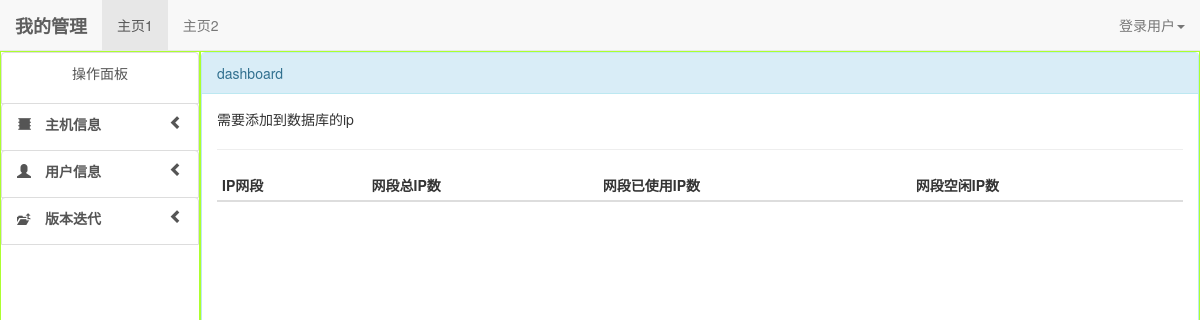
/hostinfo/, run on an earlier commit of the app's database.
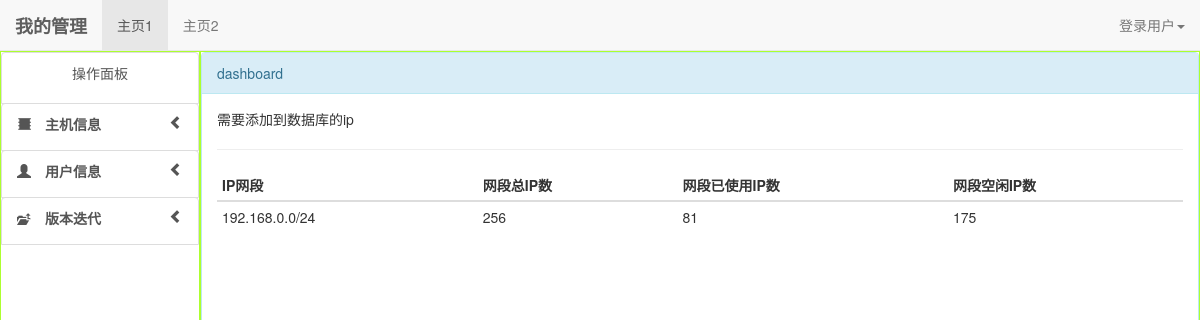
And on a later commit of the database.
### hostinfo/models.py (models this page shows)
class Ipnet(models.Model):
    ipnet=models.CharField(max_length=48,primary_key=True,db_index=True,verbose_name="IP网段")
    ip_all_num=models.IntegerField(verbose_name="网段ip总数量")
    ip_used_num=models.IntegerField(verbose_name="网段已用ip数量")
    ip_free_num=models.IntegerField(verbose_name="网段可用ip数量")

### hostinfo/views.py (the view)
def Dasboard(req):
    from get_notin_database_ip import diff_ip
    res=diff_ip()
    try:
        obj=models.Ipnet.objects.all()
    except Exception as e:
        print(e)
    return render(req,'dashboard.html',{'pre_add_ip':res,'ipnet':obj})

### templates/dashboard.html (shortened to what this page needs)
{% extends 'dh.html' %}
{% block kuozhan %}
<div class="panel panel-info" style="height: 97%;">
    <div class="panel-heading">dashboard</div>
    <div class="panel-body">
        <p>需要添加到数据库的ip{{ pre_add_ip }}</p><hr>
        <table class="table table-hover table-responsive table-condensed">
            <thead class="text-center"><tr><th>IP网段</th><th>网段总IP数</th><th>网段已使用IP数</th><th>网段空闲IP数</th></tr></thead>
            <tbody>
                {% for obj in ipnet %}
                <tr>
                    <td>{{ obj.ipnet }}</td>
                    <td>{{ obj.ip_all_num }}</td>
                    <td>{{ obj.ip_used_num }}</td>
                    <td>{{ obj.ip_free_num }}</td>
                </tr>
                {% endfor %}
            </tbody>
        </table>
    </div>
</div>
{% endblock %}

### templates/dh.html (shortened to what this page needs)
<!DOCTYPE html>
<html lang="en">
<head>
    <link href="/static/css/bootstrap.min.css" rel="stylesheet" type="text/css"/>
</head>
<body>
<nav class="navbar navbar-default navbar-fixed-top" >
  <div class="container-fluid">
    <div class="navbar-header">
      <a class="navbar-brand" href="#"><b>我的管理</b></a>
    </div>
    <div>
      <ul class="nav navbar-nav" id="nav">
        <li class="active"><a href="#">主页1</a></li>
        <li><a href="#">主页2</a></li>
      </ul>
      <ul class="nav navbar-nav navbar-right">
        <li class="dropdown">
          <a href="#" class="dropdown-toggle" data-toggle="dropdown" role="button" aria-haspopup="true" aria-expanded="false">登录用户<span class="caret"></span></a>
        </li>
      </ul>
    </div>
  </div>
</nav>
<div class="row container-fluid" style="margin-top: 51px;height: 94%;">
    <div class="col-md-2" style="border: solid 1px greenyellow;margin: 0;padding: 0; height: 100%;overflow:auto;">
        <div class="list-group">
            <button class="list-group-item">
                <p class="text-center">操作面板</p>
            </button>
            <div class="m1" id="m1-1">
                <button class="list-group-item" ><p class="glyphicon glyphicon-oil">&nbsp;</p><b>主机信息</b><span class="glyphicon glyphicon-chevron-left pull-right"></span></button>
            </div>
            <div class="m1" id="m1-2">
                <button class="list-group-item"><p class="glyphicon glyphicon-user">&nbsp;</p><b>用户信息</b><span class="glyphicon glyphicon-chevron-left pull-right"></span></button>
            </div>
            <div class="m1" id="m1-3">
                <button class="list-group-item"><p class="glyphicon glyphicon-level-up">&nbsp;</p><b>版本迭代</b><span class="glyphicon glyphicon-chevron-left pull-right"></span></button>
            </div>
        </div>
    </div>
    <div class="col-md-10" style="border: solid 1px greenyellow;margin: 0;padding: 0;height: 100%;overflow:auto;">
        {% block kuozhan %}{% endblock %}
    </div>
</div>
</body>
</html>

### templates/dh.html (style rules this page uses)
html,body { height:100%;overflow: hidden; }

What changed in the data, as far as the page shows it:
added Ipnet: ipnet "192.168.0.0/24", ip_all_num "256", ip_used_num "81", ip_free_num "175"
